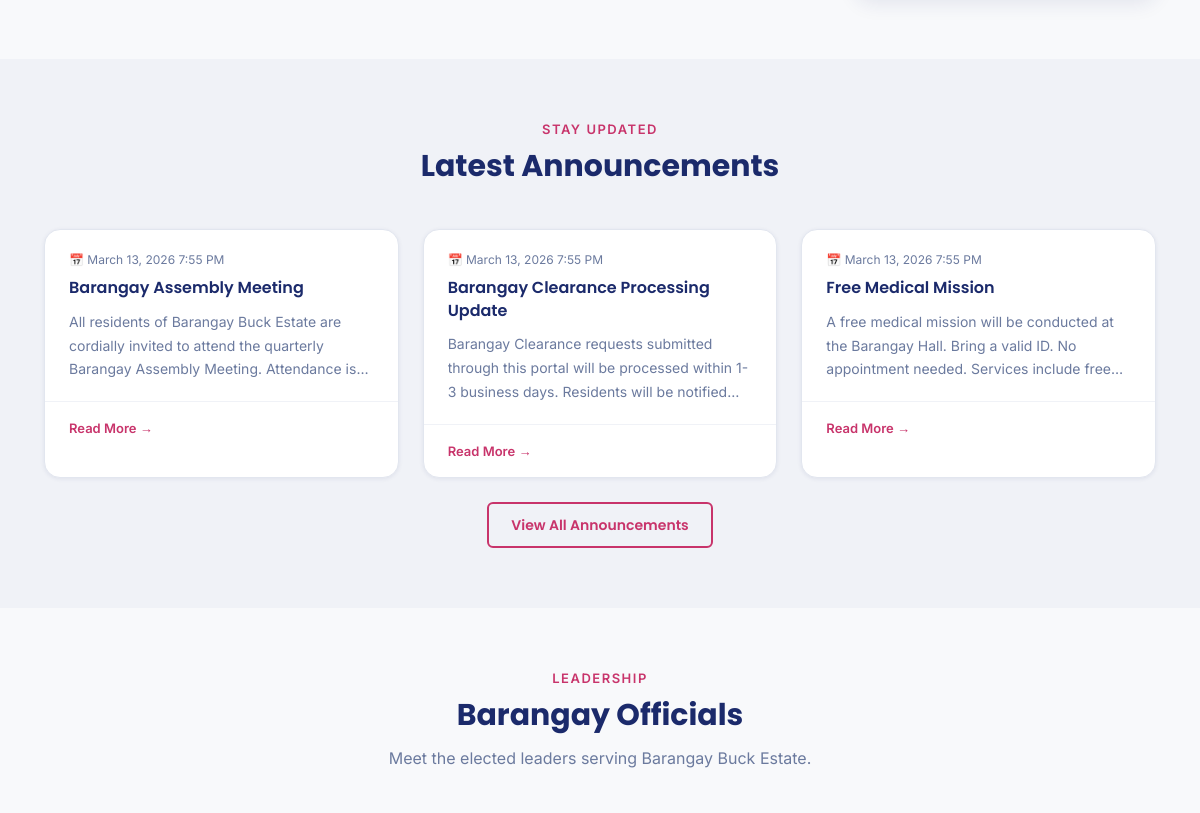
Before: / (middle part) with the older database file.
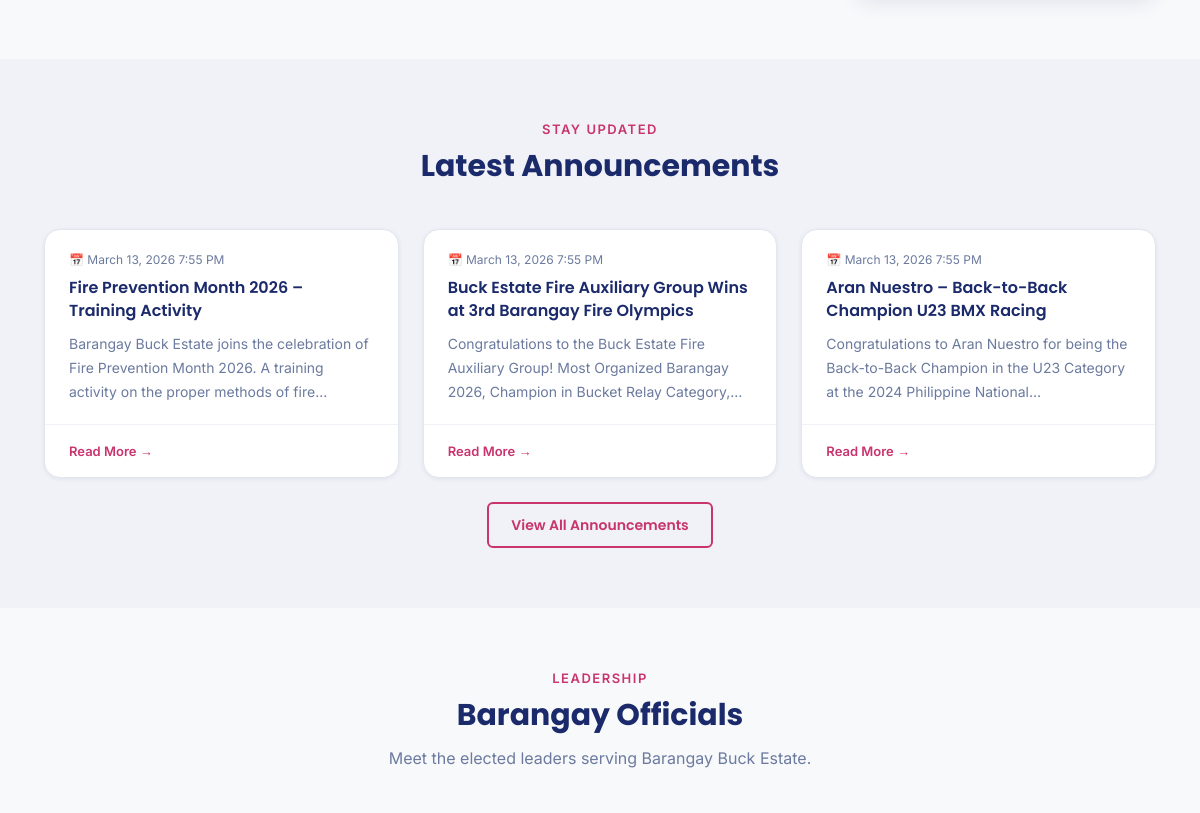
After: the same page with the newer database file.
### tables this page shows
CREATE TABLE IF NOT EXISTS `announcements` (
    `id`         INT AUTO_INCREMENT PRIMARY KEY,
    `title`      VARCHAR(255) NOT NULL,
    `content`    TEXT NOT NULL,
    `image_url`  VARCHAR(500),
    `posted_by`  INT,
    `status`     ENUM('published','draft','archived') DEFAULT 'published',
    `created_at` TIMESTAMP DEFAULT CURRENT_TIMESTAMP,
    `updated_at` TIMESTAMP DEFAULT CURRENT_TIMESTAMP ON UPDATE CURRENT_TIMESTAMP,
    FOREIGN KEY (`posted_by`) REFERENCES `users`(`id`) ON DELETE SET NULL
);

### includes/functions.php (called while the page is built, shortened)
<?php
function sanitize(string $value): string {
    return htmlspecialchars(trim($value), ENT_QUOTES, 'UTF-8');
}
function formatDateTime(string $date): string {
    return date('F j, Y g:i A', strtotime($date));
}

### index.php (the view, shortened to what this page needs)
<?php
require_once __DIR__ . '/includes/functions.php';
$pdo = getDB();
$annStmt = $pdo->query("SELECT * FROM announcements WHERE status = 'published' ORDER BY created_at DESC LIMIT 3");
$announcements = $annStmt->fetchAll();
$offStmt = $pdo->query("SELECT * FROM officials WHERE is_active = TRUE ORDER BY order_num ASC");
$allOfficials = $offStmt->fetchAll();
$officials = array_filter($allOfficials, fn($o) => strpos($o['position'], 'SK ') !== 0);
require_once __DIR__ . '/includes/header.php';
?>
<section class="section">
</section>
<?php if (!empty($announcements)): ?>
<section class="section section--gray">
    <div class="container">
        <div class="section__header">
            <span class="section__eyebrow">Stay Updated</span>
            <h2 class="section__title">Latest Announcements</h2>
        </div>
        <div class="announce-grid">
            <?php foreach ($announcements as $ann): ?>
            <div class="announce-card">
                <div class="announce-card__body">
                    <div class="announce-card__date">📅 <?= formatDateTime($ann['created_at']) ?></div>
                    <h3 class="announce-card__title"><?= sanitize($ann['title']) ?></h3>
                    <p class="announce-card__excerpt"><?= sanitize($ann['content']) ?></p>
                </div>
                <div class="announce-card__footer">
                    <a href="/announcement.php?id=<?= $ann['id'] ?>" class="announce-card__link">Read More →</a>
                </div>
            </div>
            <?php endforeach; ?>
        </div>
        <div class="text-center mt-3">
            <a href="/announcements.php" class="btn btn--outline">View All Announcements</a>
        </div>
    </div>
</section>
<?php endif; ?>
<?php if (!empty($officials)): ?>
<section class="section">
    <div class="container">
        <div class="section__header">
            <span class="section__eyebrow">Leadership</span>
            <h2 class="section__title">Barangay Officials</h2>
            <p class="section__subtitle">Meet the elected leaders serving Barangay Buck Estate.</p>
        </div>
    </div>
</section>
<?php endif; ?>
<?php require_once __DIR__ . '/includes/footer.php'; ?>

Changed rows visible on the page:
changed announcements: title "Barangay Assembly Meeting" → "Fire Prevention Month 2026 – Training Activity"; content "All residents of Barangay Buck Estate are cordially invited to attend the quarterly Barangay Assembly Meeting. Attendance…" → "Barangay Buck Estate joins the celebration of Fire Prevention Month 2026. A training activity on the proper methods of…"
changed announcements: title "Barangay Clearance Processing Update" → "Buck Estate Fire Auxiliary Group Wins at 3rd Barangay Fire Olympics"; content "Barangay Clearance requests submitted through this portal will be processed within 1-3 business days. Residents will be…" → "Congratulations to the Buck Estate Fire Auxiliary Group! Most Organized Barangay 2026, Champion in Bucket Relay…"
changed announcements: title "Free Medical Mission" → "Aran Nuestro – Back-to-Back Champion U23 BMX Racing"; content "A free medical mission will be conducted at the Barangay Hall. Bring a valid ID. No appointment needed. Services include…" → "Congratulations to Aran Nuestro for being the Back-to-Back Champion in the U23 Category at the 2024 Philippine…"
